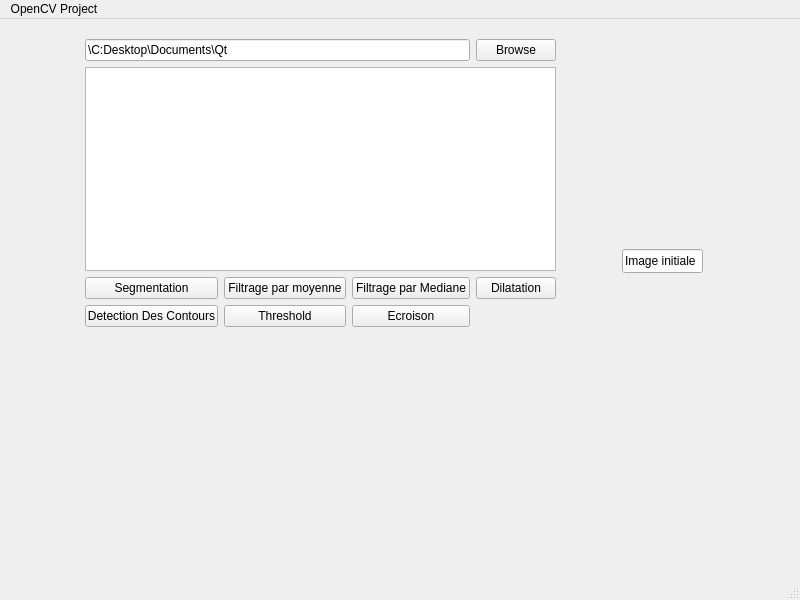
<?xml version="1.0" encoding="UTF-8"?>
<ui version="4.0">
 <class>imginit</class>
 <widget class="QMainWindow" name="imginit">
  <property name="geometry">
   <rect>
    <x>0</x>
    <y>0</y>
    <width>800</width>
    <height>600</height>
   </rect>
  </property>
  <property name="focusPolicy">
   <enum>Qt::TabFocus</enum>
  </property>
  <property name="windowTitle">
   <string>OPenCV Project</string>
  </property>
  <widget class="QWidget" name="centralwidget">
   <widget class="QWidget" name="layoutWidget">
    <property name="geometry">
     <rect>
      <x>85</x>
      <y>20</y>
      <width>471</width>
      <height>288</height>
     </rect>
    </property>
    <layout class="QVBoxLayout" name="verticalLayout">
     <item>
      <layout class="QHBoxLayout" name="horizontalLayout">
       <item>
        <widget class="QLineEdit" name="lineEdit">
         <property name="text">
          <string>\C:Desktop\Documents\Qt</string>
         </property>
        </widget>
       </item>
       <item>
        <widget class="QPushButton" name="Browse">
         <property name="text">
          <string>Browse</string>
         </property>
        </widget>
       </item>
      </layout>
     </item>
     <item>
      <widget class="QGraphicsView" name="graphicsView"/>
     </item>
     <item>
      <layout class="QGridLayout" name="gridLayout">
       <item row="0" column="0">
        <widget class="QPushButton" name="segmentation">
         <property name="text">
          <string>Segmentation</string>
         </property>
        </widget>
       </item>
       <item row="0" column="1">
        <widget class="QPushButton" name="filtrageMoyenne">
         <property name="text">
          <string>Filtrage par moyenne</string>
         </property>
        </widget>
       </item>
       <item row="0" column="2">
        <widget class="QPushButton" name="FiltrageMediane">
         <property name="text">
          <string>Filtrage par Mediane</string>
         </property>
        </widget>
       </item>
       <item row="0" column="3">
        <widget class="QPushButton" name="dilatation">
         <property name="text">
          <string>Dilatation</string>
         </property>
        </widget>
       </item>
       <item row="1" column="0">
        <widget class="QPushButton" name="detectionContours">
         <property name="text">
          <string>Detection Des Contours</string>
         </property>
        </widget>
       </item>
       <item row="1" column="1">
        <widget class="QPushButton" name="threshold">
         <property name="text">
          <string>Threshold</string>
         </property>
        </widget>
       </item>
       <item row="1" column="2">
        <widget class="QPushButton" name="ecroison">
         <property name="text">
          <string>Ecroison</string>
         </property>
        </widget>
       </item>
      </layout>
     </item>
    </layout>
   </widget>
   <widget class="QWidget" name="widget" native="true">
    <property name="geometry">
     <rect>
      <x>570</x>
      <y>70</y>
      <width>161</width>
      <height>141</height>
     </rect>
    </property>
   </widget>
   <widget class="QLineEdit" name="Imgeinittext">
    <property name="geometry">
     <rect>
      <x>622</x>
      <y>230</y>
      <width>81</width>
      <height>24</height>
     </rect>
    </property>
    <property name="text">
     <string>Image initiale</string>
    </property>
   </widget>
  </widget>
  <widget class="QMenuBar" name="menubar">
   <property name="geometry">
    <rect>
     <x>0</x>
     <y>0</y>
     <width>800</width>
     <height>21</height>
    </rect>
   </property>
   <widget class="QMenu" name="menuOpenCV_Project">
    <property name="title">
     <string>OpenCV Project</string>
    </property>
   </widget>
   <addaction name="menuOpenCV_Project"/>
  </widget>
  <widget class="QStatusBar" name="statusbar"/>
 </widget>
 <resources/>
 <connections>
  <connection>
   <sender>Browse</sender>
   <signal>clicked()</signal>
   <receiver>graphicsView</receiver>
   <slot>show()</slot>
   <hints>
    <hint type="sourcelabel">
     <x>506</x>
     <y>54</y>
    </hint>
    <hint type="destinationlabel">
     <x>506</x>
     <y>83</y>
    </hint>
   </hints>
  </connection>
 </connections>
</ui>
